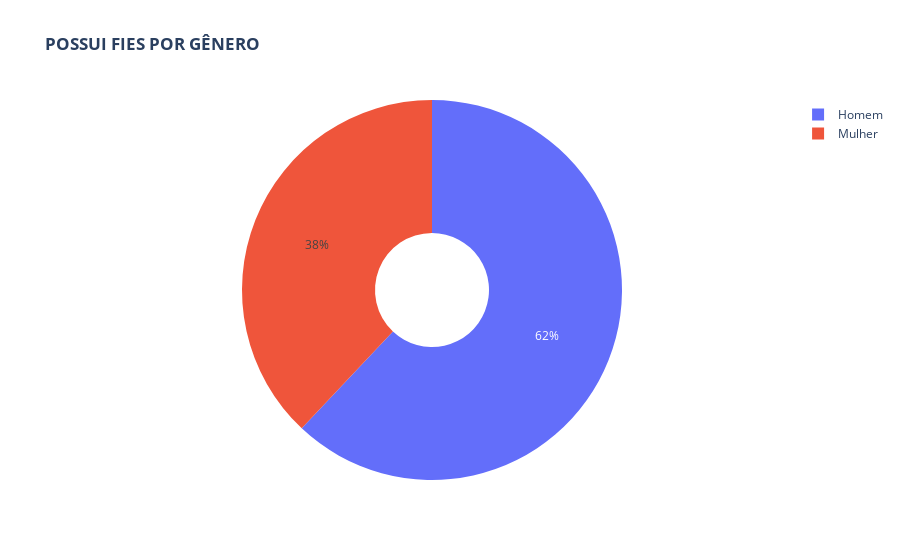

The notebook cell saved with this chart:
### Code cell
labels = ["Homem", "Mulher"]
values = df['POSSUI_FIES'].value_counts()

fig = go.Figure(data=[go.Pie(labels=labels, values=values, hole=.3)])
fig.update_layout(title_text="<b>POSSUI FIES POR GÊNERO</b>")
fig.show()

### Figure 1 — Plotly figure (JSON) as saved in the notebook; plotly's stock layout.template omitted (floating-point values rounded to 4 significant figures)
{"data": [{"hole": 0.3, "labels": ["Homem", "Mulher"], "type": "pie", "values": [42665, 26125]}], "layout": {"title": {"text": "<b>POSSUI FIES POR GÊNERO</b>"}}}
